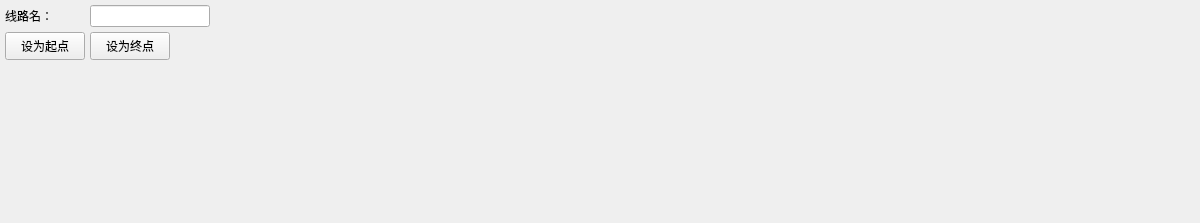
               <widget class="QWidget" name="nodeScrollAreaWidgetContents">
                <property name="geometry">
                 <rect>
                  <x>0</x>
                  <y>0</y>
                  <width>1200</width>
                  <height>223</height>
                 </rect>
                </property>
                <layout class="QGridLayout" name="gridLayout_3">
                 <property name="leftMargin">
                  <number>5</number>
                 </property>
                 <property name="topMargin">
                  <number>5</number>
                 </property>
                 <property name="rightMargin">
                  <number>5</number>
                 </property>
                 <property name="bottomMargin">
                  <number>5</number>
                 </property>
                 <property name="spacing">
                  <number>5</number>
                 </property>
                 <item row="0" column="0">
                  <widget class="QLabel" name="nodeNameLabel">
                   <property name="text">
                    <string>线路名：</string>
                   </property>
                  </widget>
                 </item>
                 <item row="1" column="2">
                  <spacer name="horizontalSpacer">
                   <property name="orientation">
                    <enum>Qt::Horizontal</enum>
                   </property>
                   <property name="sizeHint" stdset="0">
                    <size>
                     <width>971</width>
                     <height>20</height>
                    </size>
                   </property>
                  </spacer>
                 </item>
                 <item row="1" column="0">
                  <widget class="QPushButton" name="setStartNodeButton">
                   <property name="minimumSize">
                    <size>
                     <width>80</width>
                     <height>28</height>
                    </size>
                   </property>
                   <property name="maximumSize">
                    <size>
                     <width>80</width>
                     <height>16777215</height>
                    </size>
                   </property>
                   <property name="text">
                    <string>设为起点</string>
                   </property>
                  </widget>
                 </item>
                 <item row="2" column="0" colspan="3">
                  <spacer name="nodeVerticalSpacer">
                   <property name="orientation">
                    <enum>Qt::Vertical</enum>
                   </property>
                   <property name="sizeHint" stdset="0">
                    <size>
                     <width>20</width>
                     <height>148</height>
                    </size>
                   </property>
                  </spacer>
                 </item>
                 <item row="0" column="2">
                  <spacer name="nodeNameHorizontalSpacer">
                   <property name="orientation">
                    <enum>Qt::Horizontal</enum>
                   </property>
                   <property name="sizeHint" stdset="0">
                    <size>
                     <width>1027</width>
                     <height>20</height>
                    </size>
                   </property>
                  </spacer>
                 </item>
                 <item row="0" column="1">
                  <widget class="NameLineEdit" name="nodeNameLineEdit">
                   <property name="minimumSize">
                    <size>
                     <width>120</width>
                     <height>22</height>
                    </size>
                   </property>
                  </widget>
                 </item>
                 <item row="1" column="1">
                  <widget class="QPushButton" name="setEndNodeButton">
                   <property name="minimumSize">
                    <size>
                     <width>80</width>
                     <height>28</height>
                    </size>
                   </property>
                   <property name="maximumSize">
                    <size>
                     <width>80</width>
                     <height>16777215</height>
                    </size>
                   </property>
                   <property name="text">
                    <string>设为终点</string>
                   </property>
                  </widget>
                 </item>
                </layout>
               </widget>
